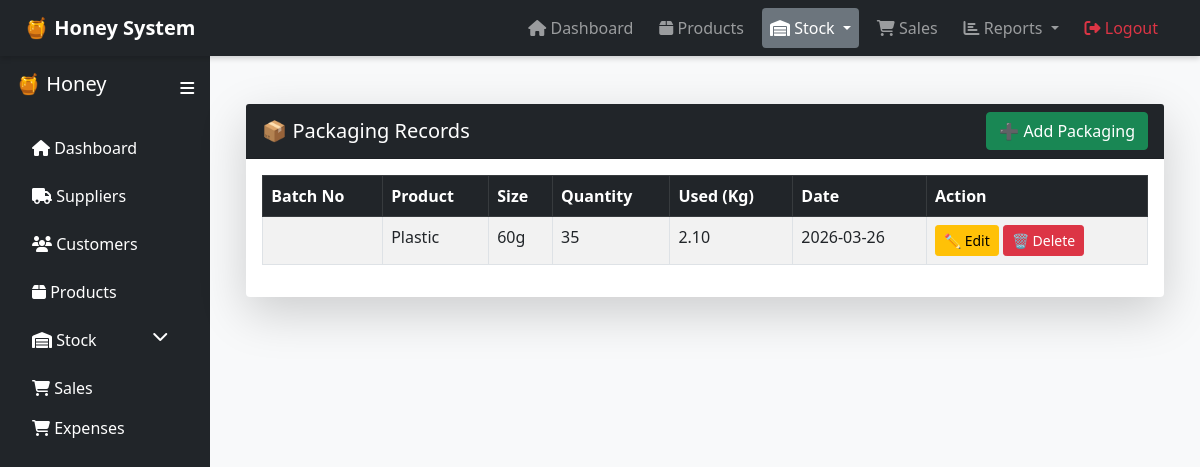
The page /stock/packaging/index.php on the database as committed earlier.
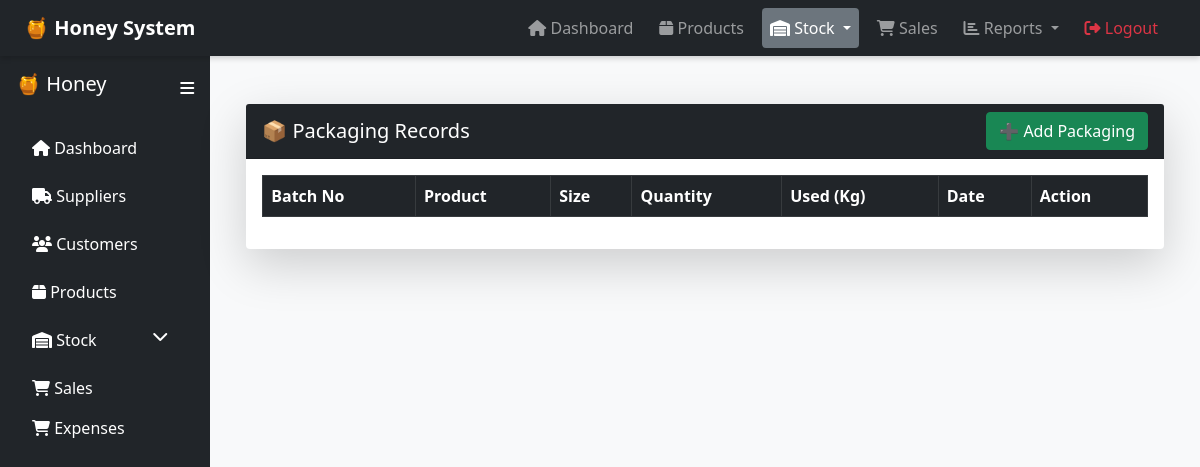
The same page on the database as committed later.
### tables this page shows
CREATE TABLE `packaging` (
  `PackagingID` int(11) NOT NULL,
  `BatchID` int(11) DEFAULT NULL,
  `ProductID` int(11) DEFAULT NULL,
  `QuantityProduced` int(11) DEFAULT NULL,
  `ProcessedUsedKg` decimal(10,2) DEFAULT NULL,
  `PackagingDate` date DEFAULT NULL,
  `BatchNo` varchar(50) DEFAULT NULL
);

CREATE TABLE `products` (
  `ProductID` int(11) NOT NULL,
  `Name` varchar(100) DEFAULT NULL,
  `Size` varchar(50) DEFAULT NULL,
  `Price` decimal(10,2) DEFAULT NULL,
  `CreatedAt` timestamp NOT NULL DEFAULT current_timestamp()
);

### stock/packaging/index.php (the view, shortened to what this page needs)
<?php
include("../../includes/layout.php");
include("../../config/db.php");
?>
<div class="container mt-4">
<div class="card shadow-lg border-0">
<div class="card-header bg-dark text-white d-flex justify-content-between align-items-center">
    <h5 class="mb-0">📦 Packaging Records</h5>
    <a href="create.php" class="btn btn-success">
        ➕ Add Packaging
    </a>
</div>
<div class="card-body">
<table id="table" class="table table-bordered table-striped">
<thead class="table-dark">
<tr>
    <th>Batch No</th>
    <th>Product</th>
    <th>Size</th>
    <th>Quantity</th>
    <th>Used (Kg)</th>
    <th>Date</th>
    <th>Action</th>
</tr>
</thead>
<tbody>
<?php
$sql = "
SELECT
    p.PackagingID,
    p.BatchNo,   -- ✅ IMPORTANT FIX
    p.QuantityProduced,
    p.ProcessedUsedKg,
    p.PackagingDate,
    pr.Name,
    pr.Size
FROM packaging p
JOIN products pr ON p.ProductID = pr.ProductID
ORDER BY p.PackagingDate DESC
";
$stmt = $conn->prepare($sql);
$stmt->execute();
foreach($stmt->fetchAll(PDO::FETCH_ASSOC) as $row):
?>
<tr>
    <td><?= $row['BatchNo'] ?></td>
    <td><?= $row['Name'] ?></td>
    <td><?= $row['Size'] ?></td>
    <td><?= $row['QuantityProduced'] ?></td>
    <td><?= number_format($row['ProcessedUsedKg'],2) ?></td>
    <td><?= $row['PackagingDate'] ?></td>
    <td>
        <a href="edit.php?id=<?= $row['PackagingID'] ?>" class="btn btn-warning btn-sm">
            ✏️ Edit
        </a>
        <a href="delete.php?id=<?= $row['PackagingID'] ?>"
           class="btn btn-danger btn-sm"
           onclick="return confirm('Delete this record?')">
            🗑 Delete
        </a>
    </td>
</tr>
<?php endforeach; ?>
</tbody>
</table>
</div>
</div>
</div>
<?php include("../../includes/footer.php"); ?>

Rows that differ between the two databases and show on the page:
removed packaging: ProductID.Name "Plastic", ProductID.Size "60g", QuantityProduced "35", ProcessedUsedKg "2.10", PackagingDate "2026-03-26"
